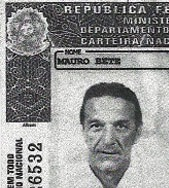
#> input picture test.jpg, 169 x 188 px
$ python auto_adjustment.py
#> lines starting #> are read from the running program, lines starting #| are printed output that depends on the picture
import cv2
import numpy as np
from scipy.signal import find_peaks_cwt


class AutoAdjustment():
    def run(self, image_path):
#> called with image_path = 'test.jpg'
        img = cv2.imread(image_path)
#> img is the input picture: shape (188, 169, 3); mean B, G, R 147.1, 147.7, 147.5
        gray = cv2.cvtColor(img, cv2.COLOR_BGR2GRAY)
        hist = cv2.calcHist([gray], [0], None, [256], [0, 256])
#> hist = 256 values, max 298 at index 208, min 10 at index 5, mean 124.1
        peaks = find_peaks_cwt(hist.flatten(), np.arange(1, 50))
#> peaks = [55, 218]
        indent_right = peaks[-1]
#> indent_right = 218
        indent_left = peaks[0]
#> indent_left = 55
        dist = indent_right - indent_left
#> dist = 163
        alpha = 256.0 / dist
#> alpha = 1.57
        beta = -(indent_left * alpha)
#> beta = -86.38

        result = None
        result = cv2.convertScaleAbs(gray, result, alpha, beta)
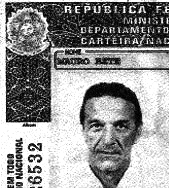
#> result: shape (188, 169); min 0, max 255, mean 147.8
        return cv2.cvtColor(result, cv2.COLOR_GRAY2BGR)


if __name__ == "__main__":
    auto_adjustment = AutoAdjustment()
    result = auto_adjustment.run('test.jpg')
    cv2.imshow('image', result)
    cv2.waitKey(0)
